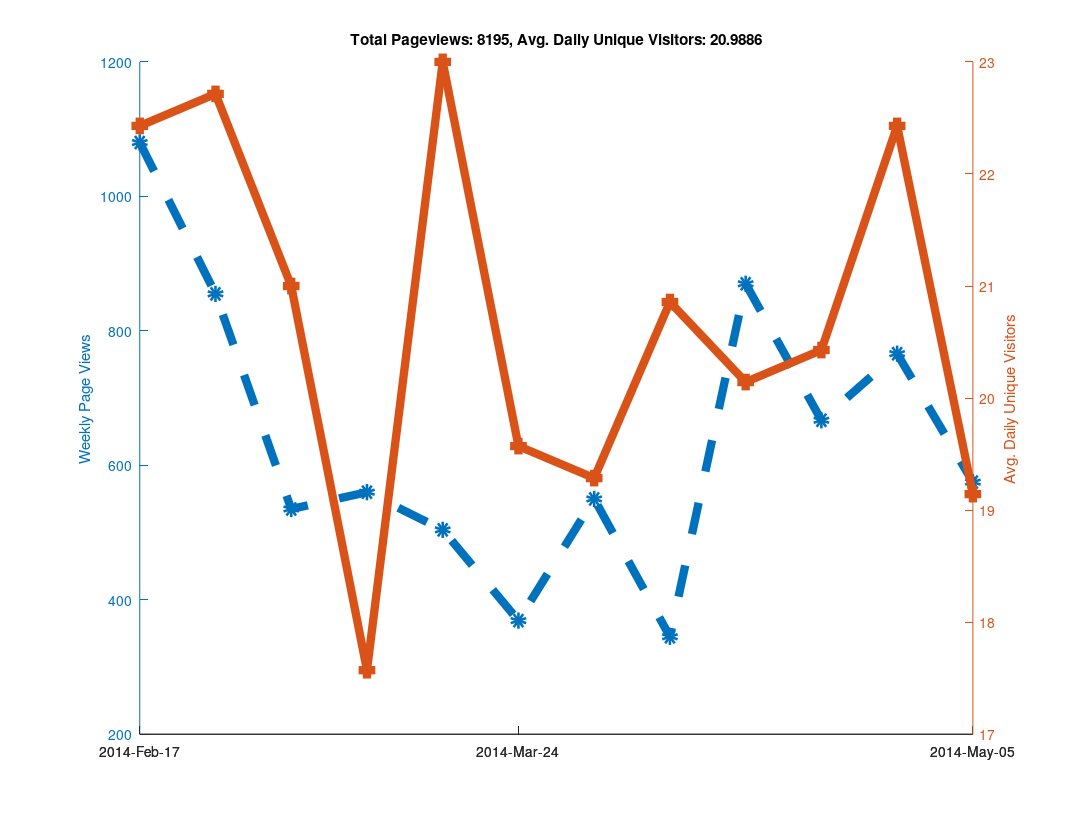

MATLAB code for this plot:
clear all

% Github has a "traffic" page now, but it doesn't seem like you can
% put in an arbitrary date range?  When I looked at it, it showed the
% numbers of unique visitors and views for the last two weeks only...
% So as long as I check back at least once every two weeks I can keep
% a record of it?  Great...

% https://github.com/libMesh/libmesh/graphs/traffic

% Date, Views, Unique Visitors
data = {
    '2014-Feb-17', 274, 25
    '2014-Feb-18', 145, 30
    '2014-Feb-19', 129, 27
    '2014-Feb-20', 202, 24
    '2014-Feb-21', 240, 22
    '2014-Feb-22', 62,  17
    '2014-Feb-23', 28,  12
    '2014-Feb-24', 217, 19
    '2014-Feb-25', 90,  25
    '2014-Feb-26', 189, 36
    '2014-Feb-27', 112, 26
    '2014-Feb-28', 81,  20
    '2014-Mar-01', 113, 17
    '2014-Mar-02', 53,  16
    '2014-Mar-03', 41,  21
    '2014-Mar-04', 144, 35
    '2014-Mar-05', 51,  20
    '2014-Mar-06', 157, 25
    '2014-Mar-07', 50,  22
    '2014-Mar-08', 50,  11
    '2014-Mar-09', 42,  13
    '2014-Mar-10', 61,  16
    '2014-Mar-11', 27,  16
    '2014-Mar-12', 111, 20
    '2014-Mar-13', 66,  20
    '2014-Mar-14', 223, 25
    '2014-Mar-15', 46,   9
    '2014-Mar-16', 26,  17
    '2014-Mar-17', 80,  29
    '2014-Mar-18', 59,  30
    '2014-Mar-19', 85,  31
    '2014-Mar-20', 122, 18
    '2014-Mar-21', 61,  21
    '2014-Mar-22', 33,  18
    '2014-Mar-23', 64,  14
    '2014-Mar-24', 95,  24
    '2014-Mar-25', 75,  28
    '2014-Mar-26', 49,  18
    '2014-Mar-27', 57,  24
    '2014-Mar-28', 33,  16
    '2014-Mar-29', 41,  16
    '2014-Mar-30', 19,  11
    '2014-Mar-31', 52,  12
    '2014-Apr-01', 120, 21
    '2014-Apr-02', 68,  23
    '2014-Apr-03', 98,  28
    '2014-Apr-04', 77,  21
    '2014-Apr-05', 80,  15
    '2014-Apr-06', 55,  15
    '2014-Apr-07', 71,  31
    '2014-Apr-08', 84,  26
    '2014-Apr-09', 33,  18
    '2014-Apr-10', 32,  16
    '2014-Apr-11', 51,  20
    '2014-Apr-12', 25,  15
    '2014-Apr-13', 49,  20
    '2014-Apr-14', 120, 23
    '2014-Apr-15', 191, 27
    '2014-Apr-16', 219, 24
    '2014-Apr-17', 216, 30
    '2014-Apr-18', 63,  19
    '2014-Apr-19', 36,  11
    '2014-Apr-20', 25,   7
    '2014-Apr-21', 115, 24
    '2014-Apr-22', 128, 31
    '2014-Apr-23', 87,  25
    '2014-Apr-24', 108, 23
    '2014-Apr-25', 111, 20
    '2014-Apr-26', 89,   9
    '2014-Apr-27', 29,  11
    '2014-Apr-28', 177, 28
    '2014-Apr-29', 170, 27
    '2014-Apr-30', 183, 28
    '2014-May-01', 97,  25
    '2014-May-02', 64,  23
    '2014-May-03', 43,  12
    '2014-May-04', 32,  14
    '2014-May-05', 125, 28
    '2014-May-06', 68,  24
    '2014-May-07', 68,  19
    '2014-May-08', 114, 14
    '2014-May-09', 47,  20
    '2014-May-10', 139, 20
    '2014-May-11', 14,   9
    '2014-May-12', 90,  27
    '2014-May-13', 92,  22
    '2014-May-14', 197, 32
    '2014-May-15', 140, 26
    };

% length works like you would expect it to for cell arrays.
N=length(data);

% A cell array of strings holding just the dates
dates = {data{:,1}};

% Note the extra square brackets!  This seems to be required (at least
% in Octave) to catch the output of data{:,2} as an array.
views = [data{:,2}];
visitors = [data{:,3}];



% 1.) Make daily plot - You can do this, but it gets a bit hard to read

%% % Can't plot string data automatically?
%% x=linspace(1,N,N);
%%
%% % Only way to set linestyles with plotyy is after the fact, apparently.
%% % plotyy returns the axis handle first, followed by the two plot handles.
%% clf;
%% hold on;
%% [haxis, h1, h2] = plotyy(x, views, x, visitors);
%%
%% % Label the axes
%% ylabel (haxis(1), 'Daily Page Views');
%% ylabel (haxis(2), 'Daily Unique Visitors');
%%
%% % Totaling unique visitors doesn't really mean much...
%% title (['Total Pageviews: ', num2str(sum(views)), ', Avg. Daily Unique Visitors: ', num2str(mean(visitors))]);
%%
%% % Make thick lines - this looks better in PDF
%% set([h1, h2], 'linewidth', 6);
%%
%% % Turn on markers
%% set(h1, 'marker', 'o');
%% set(h2, 'marker', 's');
%%
%% % Set marker size
%% set([h1, h2], 'markersize', 6);
%%
%% % Make dashed line?  Aquaterm doesn't seem to properly display this, but it
%% % does work in the PDF!
%% set(h1, 'linestyle', '--');
%%
%% % Set the xticks and labels so that it shows dates instead of numbers.
%% xticksat = [1 length(x)];
%% set(haxis, 'xtick', xticksat);
%%
%% for i=1:length(xticksat)
%%   xtlabels{i} = data{xticksat(i), 1};
%% end
%% set(haxis, 'xticklabel', xtlabels);
%%
%% % Print to PDF
%% set (gcf, "paperposition", [0.25, 0.25, 10.75, 8.25]);
%% set (gcf, "papersize", [11, 8.5]);
%% set (gcf, "paperorientation", 'landscape');
%%
%% % Make a PDF of this plot.
%% print('-dpdf', 'github_traffic.pdf', '-FHelvetica:20');



% 2.) Make weekly plot - the data is naturally week-periodic
week_indexes = 1:7:N;

% Get total views and average unique viewers for each week
week_views = [];
week_visitors = [];
  for i=1:length(week_indexes)-1
  start = week_indexes(i);
  stop = week_indexes(i+1) - 1;
  week_views(end+1) = sum(views(start:stop));
  week_visitors(end+1) = mean(visitors(start:stop));
end

clf;
hold on;
x=linspace(1, length(week_views), length(week_views));
[haxis, h1, h2] = plotyy(x, week_views, x, week_visitors);

% Label the axes
ylabel (haxis(1), 'Weekly Page Views');
ylabel (haxis(2), 'Avg. Daily Unique Visitors');

% Totaling unique visitors doesn't really mean much...
title (['Total Pageviews: ', num2str(sum(views)), ', Avg. Daily Unique Visitors: ', num2str(mean(visitors))]);

% Make thick lines - this looks better in PDF
set([h1, h2], 'linewidth', 6);

% Turn on markers
set(h1, 'marker', 'o');
set(h2, 'marker', 's');

% Set marker size
set([h1, h2], 'markersize', 6);

% Make dashed line?  Aquaterm doesn't seem to properly display this, but it
% does work in the PDF!
set(h1, 'linestyle', '--');

% Set the xticks and labels so that it shows dates instead of numbers.
xticksat = [1 ceil(length(x)/2) length(x)];
set(haxis, 'xtick', xticksat);

for i=1:length(xticksat)
  xtlabels{i} = data{week_indexes(xticksat(i)), 1};
end
set(haxis, 'xticklabel', xtlabels);

% Print to PDF
set (gcf, "paperposition", [0.25, 0.25, 10.75, 8.25]);
set (gcf, "papersize", [11, 8.5]);
set (gcf, "paperorientation", 'landscape');

% Make a PDF of this plot.
print('-dpdf', 'weekly_github_traffic.pdf', '-FHelvetica:20');



% 3.) Make monthly plot - not enough data to be interesting yet...

%% month_intervals = {'2014-Feb-17', '2014-Mar-17', '2014-Apr-17'};
%%
%% % Numerical indexes of the month intervals
%% month_indexes = [];
%%
%% for i=1:length(month_intervals)
%%   % Calling 'strcmp' on a cell array of strings returns an array of 0s
%%   % and 1s, then 'find' returns the non-zero index.  The 'end' keyword
%%   % is used to append to the array.
%%   month_indexes(end+1) = find(strcmp(month_intervals{i}, dates));
%% end
%%
%% % Get total views and average unique viewers for each month
%% month_views = [];
%% month_visitors = [];
%%   for i=1:length(month_indexes)-1
%%   start = month_indexes(i);
%%   stop = month_indexes(i+1) - 1;
%%   month_views(end+1) = sum(views(start:stop));
%%   month_visitors(end+1) = mean(visitors(start:stop));
%% end
%%
%% clf;
%% hold on;
%% x=linspace(1, length(month_views), length(month_views));
%% [haxis, h1, h2] = plotyy(x, month_views, x, month_visitors);
